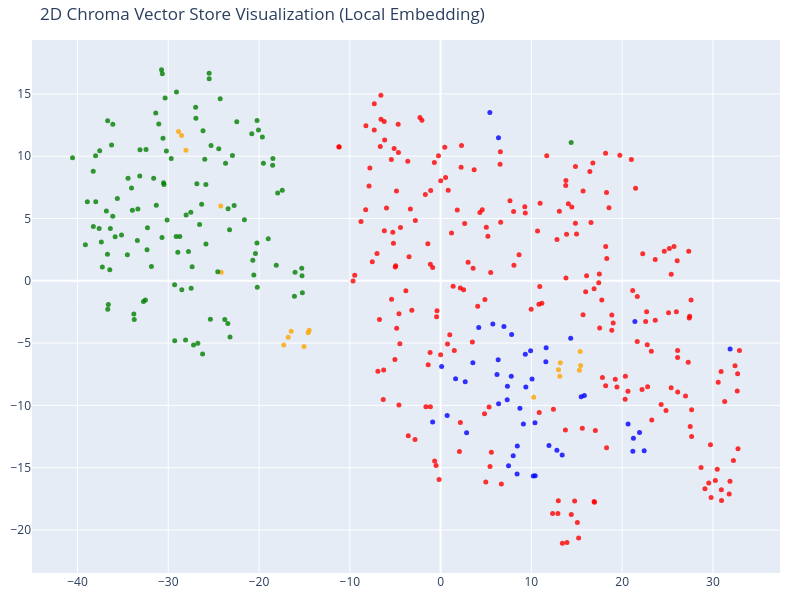

The code cell stored with this chart in its notebook:
### Code cell
tsne = TSNE(n_components=2, random_state=42)
reduce_vectors = tsne.fit_transform(vectors)
fig = go.Figure(
    data=[
        go.Scatter(
            x=reduce_vectors[:, 0],
            y=reduce_vectors[:, 1],
            mode="markers",
            marker=dict(size=5, color=colors, opacity=0.8),
            text=[f"Type:{t}<br>Text:{d[:100]}..." for t, d in zip(doc_types, chroma_documents)],
            hoverinfo="text",
        )
    ]
)
fig.update_layout(
    title="2D Chroma Vector Store Visualization (Local Embedding)",
    scene=dict(xaxis_title="x", yaxis_title="y"),
    width=800,
    height=600,
    margin=dict(l=10, r=20, b=10, t=40),
)
fig.show()

### Figure 1 — Plotly figure (JSON) as saved in the notebook; plotly's stock layout.template omitted (floating-point values rounded to 4 significant figures; data arrays with more than 128 entries replaced by an {"elided": "..."} marker saying what was removed)
{"data": [{"hoverinfo": "text", "marker": {"color": {"elided": "413 str values"}, "opacity": 0.8, "size": 5}, "mode": "markers", "text": {"elided": "413 str values"}, "type": "scatter", "x": {"elided": "413 float values"}, "y": {"elided": "413 float values"}}], "layout": {"height": 600, "margin": {"b": 10, "l": 10, "r": 20, "t": 40}, "scene": {"xaxis": {"title": {"text": "x"}}, "yaxis": {"title": {"text": "y"}}}, "title": {"text": "2D Chroma Vector Store Visualization (Local Embedding)"}, "width": 800}}
